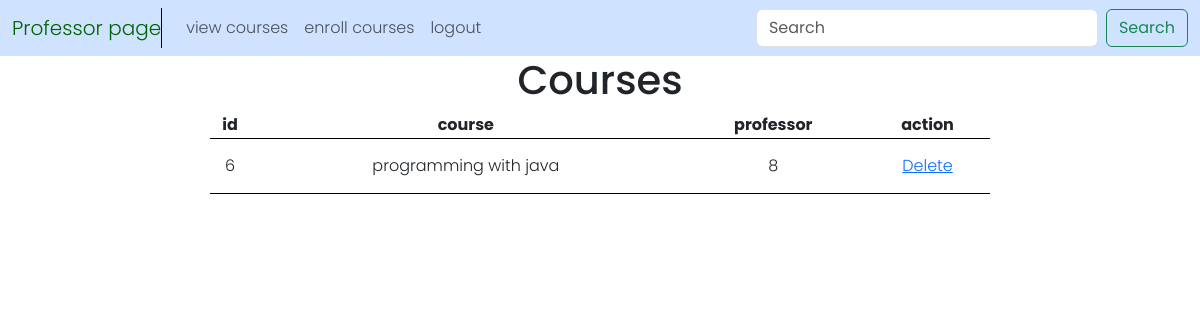
/professor/courses (signed in), run on the app's committed database.
### tables this page shows
CREATE TABLE courses (
    id INTEGER PRIMARY KEY AUTOINCREMENT,
    course_name TEXT NOT NULL,
    professor_id INTEGER,
    FOREIGN KEY (professor_id) REFERENCES users(id) ON DELETE SET NULL
);

### app.py (the view)
@app.route("/professor/courses")
def professor_courses():
    courses = db.execute(
            "SELECT * FROM courses WHERE professor_id = ?", session["user_id"]
        )
    return render_template('professor.html', courses = courses)

### templates/professor.html (shortened to what this page needs)
<!DOCTYPE html>
<html lang="en">
<head>
    <link href="https://cdn.jsdelivr.net/npm/bootstrap@5.3.3/dist/css/bootstrap.min.css" rel="stylesheet">
    <link rel="stylesheet" href="../static/styles.css">
</head>
<body>
    <nav class="navbar navbar-expand-lg bg-primary-subtle">
        <div class="container-fluid">
          <a class="navbar-brand" href="#" style="color: darkgreen; border-right: 1px solid black;">Professor page</a>
          <div class="collapse navbar-collapse" id="navbarSupportedContent">
            <ul class="navbar-nav me-auto mb-2 mb-lg-0">
              <li class="nav-item">
                <a class="nav-link" href="/professor/courses">view courses</a>
              </li>
              <li class="nav-item">
                <a class="nav-link" href="/professor/courses">enroll courses</a>
              </li>
                <a class="nav-link" href="/logout">logout</a>
            </ul>
            <form class="d-flex" role="search">
              <input class="form-control me-2" type="search" placeholder="Search" aria-label="Search">
              <button class="btn btn-outline-success" type="submit">Search</button>
            </form>
          </div>
        </div>
      </nav>
      <div class="admin_manage">
        <h1>Courses</h1>
        <table>
            <thead>
                <tr>
                    <th>id</th>
                    <th>course</th>
                    <th>professor</th>
                    <th>action</th>
                </tr>
            </thead>
            <tbody>
                {% for course in courses %}
                <tr>
                    <td>{{ course.id }}</td>
                    <td>{{ course.course_name }}</td>
                    <td>{{ course.professor_id }}</td>
                    <td><a href="/admin/manage/course/{{ course.id }}">Delete</a></td>
                </tr>
                {% endfor %}
            </tbody>
        </table>
    </div>
</body>
</html>

### static/styles.css (style rules this page uses)
body { font-family: "Poppins", sans-serif; font-weight: 300; }
.admin_manage { display: flex; flex-direction: column; max-width: 65%; margin: auto; text-align: center; margin-bottom: 2em; }
.admin_manage table, td, th { border-bottom: 1px solid black; border-collapse: collapse; }
.admin_manage td { height: 55px; }

### templates/professor.html (style rules this page uses)
.admin_manage { display: flex; flex-direction: column; max-width: 65%; margin: auto; text-align: center; margin-bottom: 2em; }
.admin_manage table, td, th { border-bottom: 1px solid black; border-collapse: collapse; }
.admin_manage td { height: 55px; }

### data on the page
courses: id "6", course_name "programming with java", professor_id "8"
